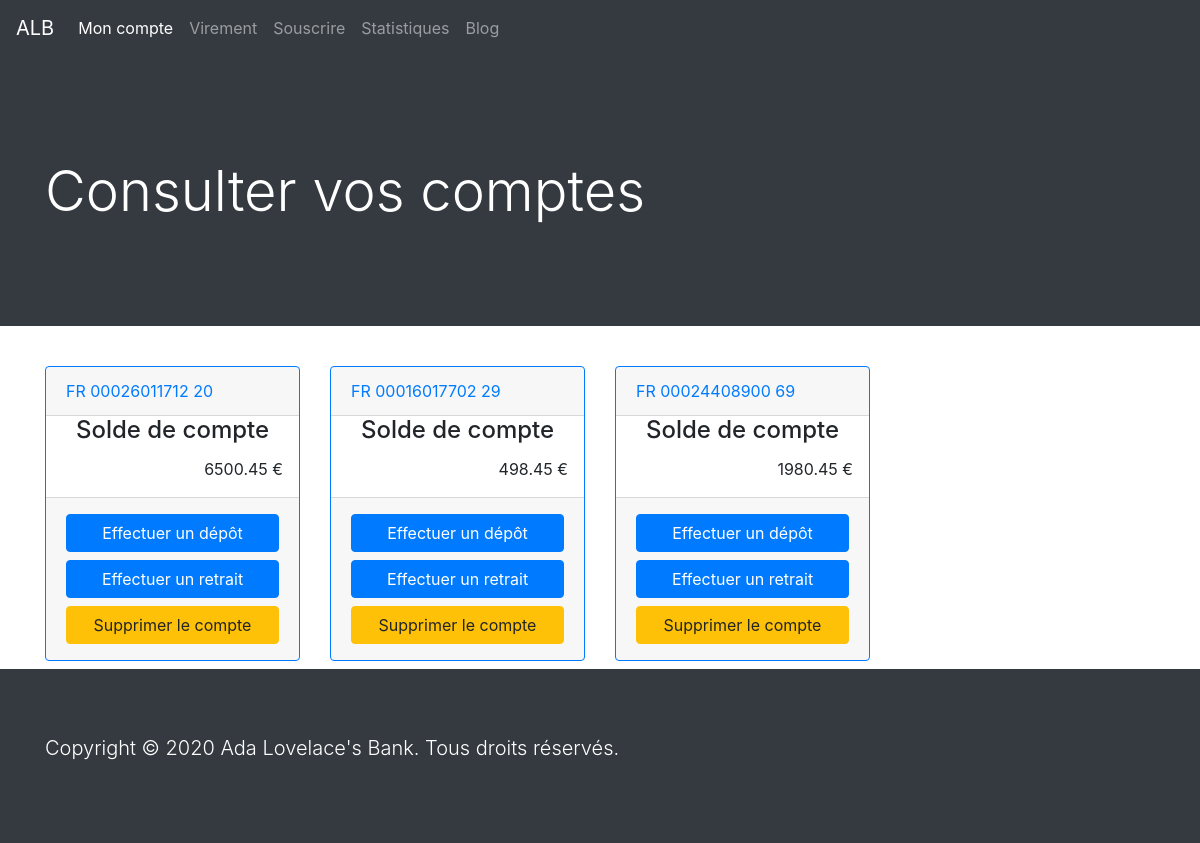
Page /index.php (signed in) on the committed database.
### tables this page shows
CREATE TABLE alb_accounts (
		a_id TINYINT UNSIGNED NOT NULL AUTO_INCREMENT UNIQUE,
		a_user_id INT UNSIGNED NOT NULL,
		a_number VARCHAR(35) NOT NULL,
		a_type VARCHAR(20) NOT NULL,
		a_balance DECIMAL(11,2) NOT NULL,
		a_creation_date DATE NOT NULL,
		PRIMARY KEY (a_id),
		CONSTRAINT fk_user_id
			FOREIGN KEY (a_user_id)
			REFERENCES alb_users(u_id)
	);

### page/database.php (called while the page is built, shortened)
<?php
function getAccounts($db, $userId) {
    $query = $db->prepare("SELECT * FROM alb_accounts WHERE a_user_id = :userId");
    $query->execute(["userId" => $userId]);
    return $query->fetchall(PDO::FETCH_ASSOC);
}

### index.php (the view, shortened to what this page needs)
<?php
  $userId = $_SESSION['logged'];
  require_once "page/database.php";
  $db = dbConnect();
  $accounts = getAccounts($db, $userId);
  include "page/header.php";
?>
  <main class="container">
    <section class="row">
      <?php
        foreach ($accounts as $keys => $value):
      ?>
        <div class ="col-12 col-sm-6 col-lg-3 my-2">
          <div class="card border-primary h-100">
            <div class="card-header">
              <a href="account.php?account=<?php echo $value['a_id'] ?>" >
                <?php echo $value['a_number'] ?>
              </a>
            </div>
            <h4 class="card-title text-center">Solde de compte</h4>
            <p class="card-text text-right pr-3"><?php echo $value['a_balance'] ?> €</p>
            <div class="card-footer">
              <a href="#" class="btn btn-primary w-100 my-1">Effectuer un dépôt</a>
              <a href="#" class="btn btn-primary w-100 my-1">Effectuer un retrait</a>
              <a href="#" class="btn btn btn-warning w-100 my-1">Supprimer le compte</a>
            </div>
          </div>
        </div>
      <?php
        endforeach;
      ?>
    </section>
  </main>
<?php
  include "page/footer.php";
?>

### css/main.css (style rules this page uses)
html { color: #222; font-size: 1em; line-height: 1.4; }

### rows in the picture
alb_accounts: a_number "FR 00026011712 20", a_balance "6500.45"
alb_accounts: a_number "FR 00016017702 29", a_balance "498.45"
alb_accounts: a_number "FR 00024408900 69", a_balance "1980.45"

### other values in the picture
$title "Consulter vos comptes"
